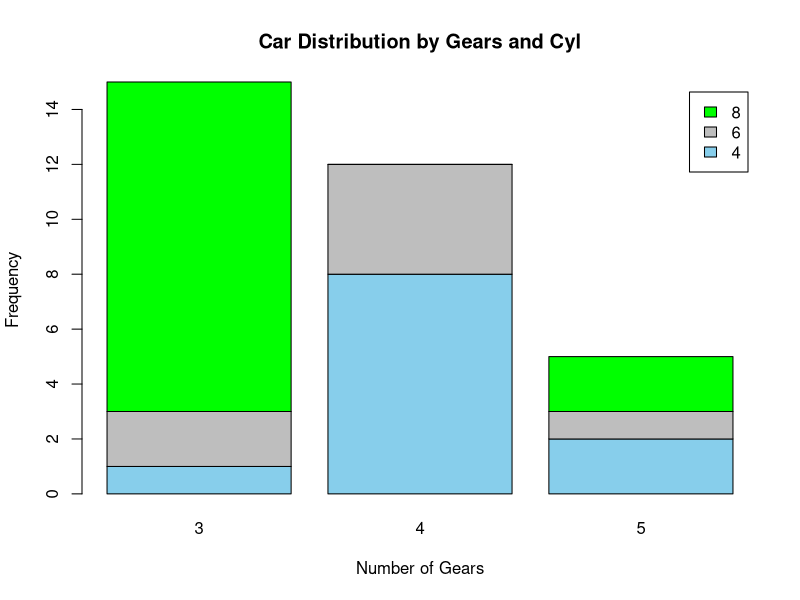

This chart was generated by the following R code:
counts <- table(mtcars$cyl, mtcars$gear)
barplot(counts, main="Car Distribution by Gears and Cyl",
	xlab="Number of Gears", ylab="Frequency", col=c("skyblue","gray","green"),
	legend = rownames(counts), beside=FALSE)
